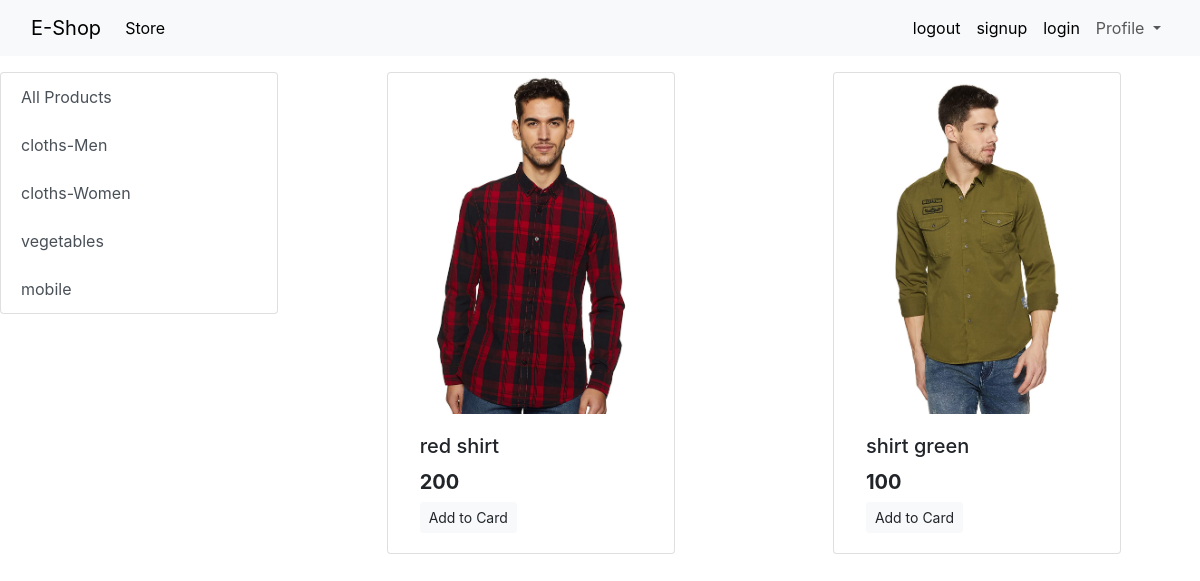
/?category=1, run on the app's committed database.
### store/models/category.py (models this page shows, shortened)
class Category(models.Model):
    name = models.CharField(max_length=50)
    @staticmethod
    def get_all_categories():
       return Category.objects.all()

### store/models/product.py (models this page shows, shortened)
class Product(models.Model):
    name = models.CharField(max_length=50)
    price = models.IntegerField(default=0)
    category = models.ForeignKey(Category,on_delete=models.CASCADE,default=1,null=True,blank=True)
    description = RichTextField()
    image = models.ImageField(upload_to='upload/products/')
    @staticmethod
    def get_all_products_by_categoryid(category_id):
        if category_id:
           return Product.objects.filter(category=category_id)
        else:
            return Product.get_all_products();

### store/views.py (the view)
# urls.py: path('', index,name='index'),
def index(request):
    products = None
    categories = Category.get_all_categories()
    categoryID = request.GET.get('category')
    if categoryID:
     products = Product.get_all_products_by_categoryid(categoryID)
    else:
       products = Product.get_all_products();
    data = {}
    data['products'] = products
    data['categories'] = categories
    return render(request, 'store/index.html',data)

### store/templates/store/index.html (shortened to what this page needs)
{% extends 'store/base.html' %}
 {% block content %}
 <div class="continer-fluid mt-3">
  <div class="row">
    <div class="col-lg-3 mx-auto">
      <div class="list-group">
        <a href="/ "class="list-group-item list-group-item-action">All Products</a>
        {% for category in categories %}
        <a href="/?category={{category.id}}"class="list-group-item list-group-item-action">{{category.name}}</a>
        {% endfor %}
    </div>
  </div>
    <div id='products'class="col-lg-9 mx-auto">
      <div class="row mx-auto">
        {% for product in products %}
        <div class="card mx-auto mb-3"  style="width: 18rem;">
          <img class="card-img-top" src="{{product.image.url}}" alt="Card image cap">
          <div class="card-body">
            <h5 class="card-title">{{product.name}}</h5>
            <h5 class="card-text"><b>{{product.price}}</b></h5>
            <a href="#"class="btn btn-light boarder btn-sm">Add to Card</a>
          </div>
        </div>
            {% endfor %}
          </div>
      </div>
    </div>
  </div>
 {% endblock content %}

### data on the page
Category: name "cloths-Men"
Category: name "cloths-Women"
Category: name "vegetables"
Category: name "mobile"
Product: image (picture), name "red shirt", price "200"
Product: image (picture), name "shirt green", price "100"
